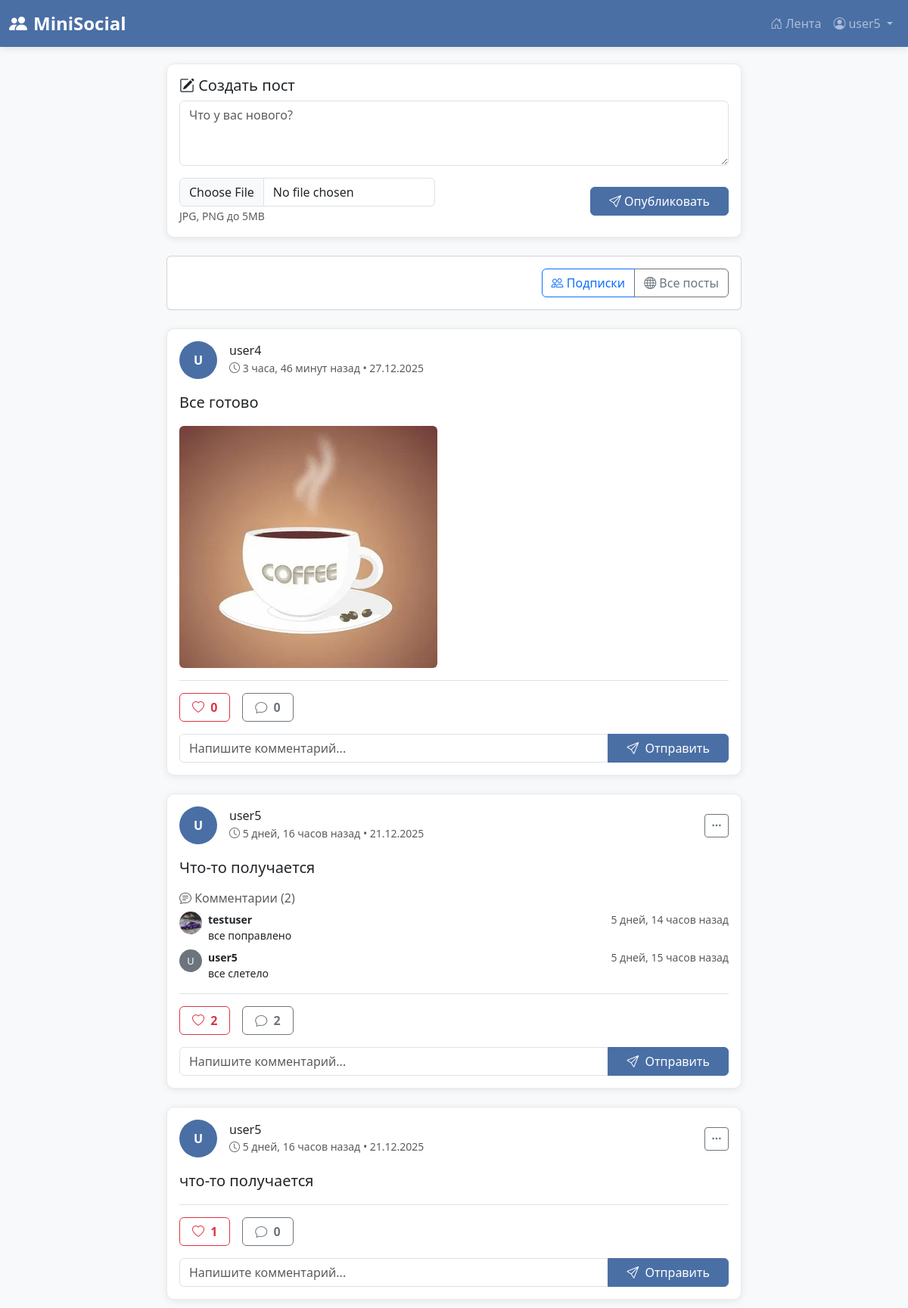
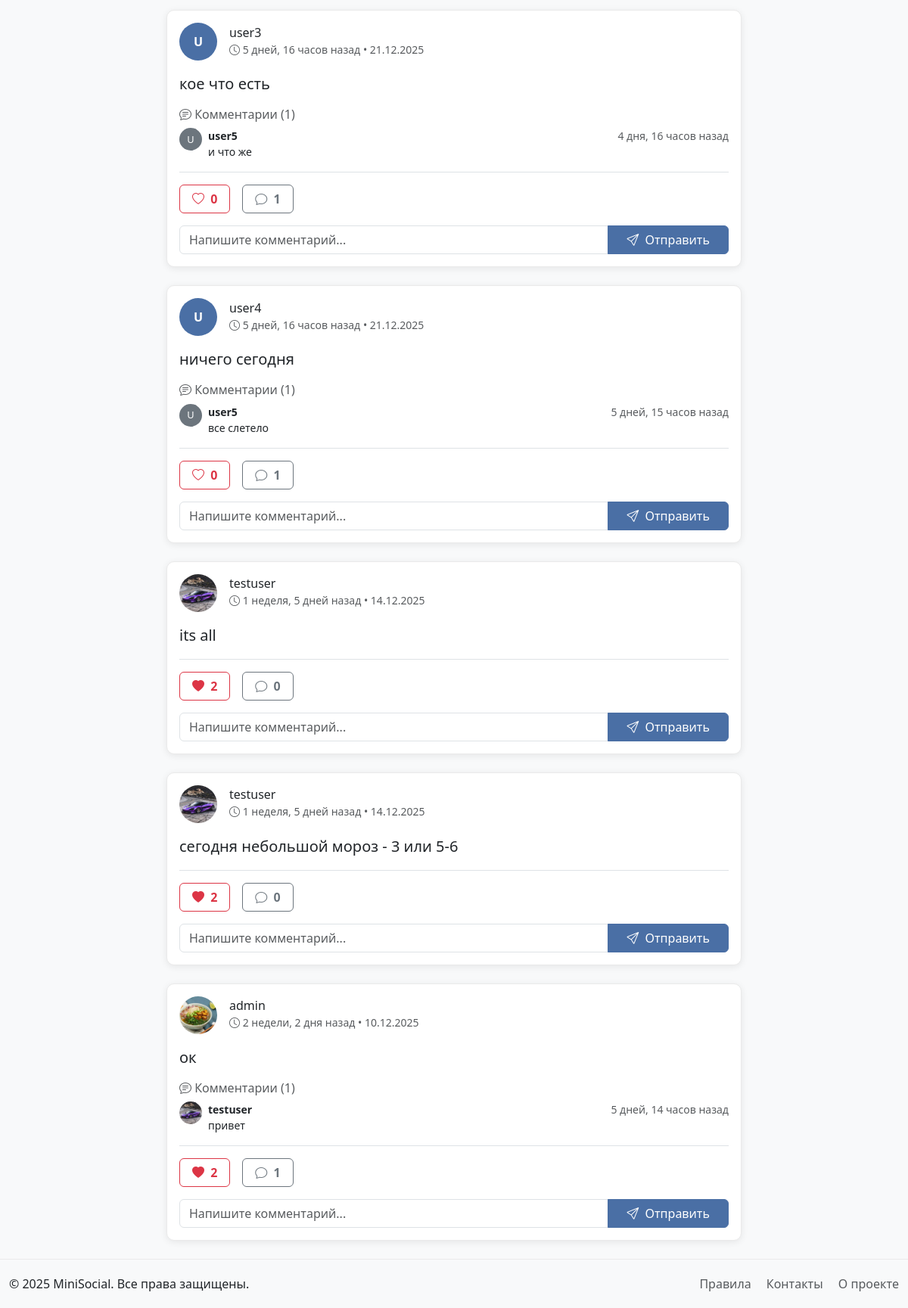
/ (signed in), run on the app's committed database (2 pictures, top to bottom).
### social_network/models.py (models this page shows, shortened)
class Post(models.Model):
    author = models.ForeignKey(User, on_delete=models.CASCADE, related_name='posts')
    content = models.TextField()
    image = models.ImageField(upload_to='posts/', blank=True, null=True)
    created_at = models.DateTimeField(auto_now_add=True)
    updated_at = models.DateTimeField(auto_now=True)
    likes = models.ManyToManyField(User, related_name='liked_posts', blank=True)
    class Meta:
        ordering = ['-created_at']
    def get_image_url(self):
        if self.image and hasattr(self.image, 'url'):
            return self.image.url
        return None

class Comment(models.Model):
    post = models.ForeignKey(Post, on_delete=models.CASCADE, related_name='comments')
    author = models.ForeignKey(User, on_delete=models.CASCADE)
    content = models.TextField(max_length=1000)
    created_at = models.DateTimeField(auto_now_add=True)
    class Meta:
        ordering = ['-created_at']

class Profile(models.Model):
    user = models.OneToOneField(User, on_delete=models.CASCADE)
    bio = models.TextField(max_length=500, blank=True)
    profile_picture = models.ImageField(upload_to='avatars/', blank=True, null=True)
    birth_date = models.DateField(null=True, blank=True)
    location = models.CharField(max_length=100, blank=True)
    website = models.URLField(blank=True)
    def get_profile_picture_url(self):
        if self.profile_picture and hasattr(self.profile_picture, 'url'):
            return self.profile_picture.url
        return None

### social_network/views.py (the view)
# urls.py: path('', views.index, name='home'),
def index(request):
    if request.user.is_authenticated:
        posts = Post.objects.all().order_by('-created_at')[:10]
        return render(request, 'social_network/feed.html', {'posts': posts})
    return render(request, 'social_network/index.html')

### social_network/templates/social_network/feed.html (shortened to what this page needs)
{% extends 'base.html' %}
{% block content %}
<div class="container">
    <div class="row">
        <div class="col-lg-8 mx-auto">
            {% if user.is_authenticated %}
            <div class="card post-card mb-4">
                <div class="card-body">
                    <h5 class="card-title">
                        <i class="bi bi-pencil-square"></i> Создать пост
                    </h5>
                    <form method="post" action="{% url 'create_post' %}" enctype="multipart/form-data">
                        <div class="mb-3">
                            <textarea name="content" class="form-control" rows="3"
                                      placeholder="Что у вас нового?" required></textarea>
                        </div>
                        <div class="d-flex justify-content-between align-items-center">
                            <div>
                                <input type="file" name="image" class="form-control"
                                       accept="image/*" style="width: auto;">
                                <small class="text-muted">JPG, PNG до 5MB</small>
                            </div>
                            <button type="submit" class="btn btn-primary px-4">
                                <i class="bi bi-send"></i> Опубликовать
                            </button>
                        </div>
                    </form>
                </div>
            </div>
            {% endif %}
            <div class="card mb-4">
                <div class="card-body">
                    <div class="d-flex justify-content-between align-items-center">
                        <div class="btn-group" role="group">
                            <a href="?feed=following"
                               class="btn btn-outline-primary {% if feed_type == 'following' %}active{% endif %}">
                                <i class="bi bi-people"></i> Подписки
                            </a>
                            <a href="?feed=all"
                               class="btn btn-outline-secondary {% if feed_type == 'all' %}active{% endif %}">
                                <i class="bi bi-globe"></i> Все посты
                            </a>
                        </div>
                    </div>
                </div>
            </div>
            {% for post in posts %}
            <div class="card post-card mb-4">
                <div class="card-body">
                    <div class="d-flex align-items-center mb-3">
                        <div class="me-3">
                            {% if post.author.profile.get_profile_picture_url %}
                                <img src="{{ post.author.profile.get_profile_picture_url }}"
                                     alt="{{ post.author.username }}"
                                     class="rounded-circle" style="width: 50px; height: 50px; object-fit: cover;">
                            {% else %}
                                <div class="avatar-placeholder rounded-circle d-flex align-items-center justify-content-center"
                                     style="width: 50px; height: 50px; background-color: #4a6fa5; color: white; font-weight: bold;">
                                    {{ post.author.username|first|upper }}
                                </div>
                            {% endif %}
                        </div>
                        <div class="flex-grow-1">
                            <h6 class="mb-0">
                                <a href="{% url 'profile' post.author.username %}"
                                   class="text-decoration-none text-dark">
                                    {{ post.author.username }}
                                </a>
                            </h6>
                            <small class="text-muted" data-bs-toggle="tooltip" data-bs-placement="top"
                                   data-bs-title="Опубликовано: {{ post.created_at|date:'d.m.Y в H:i:s' }}">
                                <i class="bi bi-clock"></i>
                                <span>{{ post.created_at|timesince }} назад</span>
                                • {{ post.created_at|date:"d.m.Y" }}
                            </small>
                        </div>
                        {% if post.author == user %}
                        <div class="dropdown">
                            <button class="btn btn-sm btn-outline-secondary" type="button"
                                    data-bs-toggle="dropdown">
                                <i class="bi bi-three-dots"></i>
                            </button>
                        </div>
                        {% endif %}
                    </div>
                    <p class="card-text fs-5">{{ post.content }}</p>
                    {% if post.get_image_url %}
                    <div class="mt-3">
                        <img src="{{ post.get_image_url }}" alt="Post image"
                             class="img-fluid rounded" style="max-height: 400px; object-fit: cover;">
                    </div>
                    {% endif %}
                    {% if post.comments.exists %}
                        <div class="mt-3">
                            <h6 class="text-muted mb-2">
                                <i class="bi bi-chat-text"></i> Комментарии ({{ post.comments.count }})
                            </h6>
                            {% for comment in post.comments.all|slice:":3" %}
                                <div class="comment mb-2">
                                    <div class="d-flex align-items-start">
                                        <div class="me-2">
                                            {% if comment.author.profile.get_profile_picture_url %}
                                                <img src="{{ comment.author.profile.get_profile_picture_url }}"
                                                     alt="{{ comment.author.username }}"
                                                     class="rounded-circle" style="width: 30px; height: 30px; object-fit: cover;">
                                            {% else %}
                                                <div class="avatar-placeholder rounded-circle d-flex align-items-center justify-content-center"
                                                     style="width: 30px; height: 30px; background-color: #6c757d; color: white; font-size: 0.8rem;">
                                                    {{ comment.author.username|first|upper }}
                                                </div>
                                            {% endif %}
                                        </div>
                                        <div class="flex-grow-1">
                                            <div class="d-flex justify-content-between">
                                                <strong class="small">{{ comment.author.username }}</strong>
                                                <small class="text-muted">{{ comment.created_at|timesince }} назад</small>
                                            </div>
                                            <p class="mb-0 small">{{ comment.content }}</p>
                                        </div>
                                    </div>
                                </div>
                            {% endfor %}
                        </div>
                    {% endif %}
                    <div class="mt-3 pt-3 border-top">
                        <div class="d-flex gap-3 mb-3">
                            <form method="post" action="{% url 'like_post' post.id %}" class="d-inline">
                                <button type="submit" class="btn btn-outline-danger px-3">
                                    <i class="bi bi-heart{% if request.user in post.likes.all %}-fill{% endif %} me-1"></i>
                                    <span class="like-count fw-bold">{{ post.likes.count }}</span>
                                </button>
                            </form>
                            <span class="btn btn-outline-secondary px-3">
                                <i class="bi bi-chat me-1"></i>
                                <span class="fw-bold">{{ post.comments.count }}</span>
                            </span>
                        </div>
                        <form method="post" action="{% url 'add_comment' post.id %}" class="mt-2">
                            <div class="input-group">
                                <input type="text" name="content" class="form-control"
                                       placeholder="Напишите комментарий..." required>
                                <button type="submit" class="btn btn-primary px-4">
                                    <i class="bi bi-send me-1"></i> Отправить
                                </button>
                            </div>
                        </form>
                    </div>
                </div>
            </div>
            {% empty %}
            <div class="text-center py-5">
                <i class="bi bi-newspaper display-1 text-muted"></i>
                <h4 class="mt-3">Пока нет постов</h4>
                <p class="text-muted">Будьте первым, кто поделится новостью!</p>
            </div>
            {% endfor %}
        </div>
    </div>
</div>
{% endblock %}

### templates/base.html (shortened to what this page needs)
<!DOCTYPE html>
<html lang="ru">
<head>
    {% load static %}
    <link href="https://cdn.jsdelivr.net/npm/bootstrap@5.3.0/dist/css/bootstrap.min.css" rel="stylesheet">
    <link rel="stylesheet" href="https://cdn.jsdelivr.net/npm/bootstrap-icons@1.10.0/font/bootstrap-icons.css">
</head>
<body>
    <nav class="navbar navbar-expand-lg navbar-dark navbar-custom fixed-top">
        <div class="container">
            <a class="navbar-brand" href="{% url 'home' %}">
                <i class="bi bi-people-fill me-2"></i>MiniSocial
            </a>
            <div class="collapse navbar-collapse" id="navbarNav">
                <ul class="navbar-nav ms-auto">
                    {% if user.is_authenticated %}
                        <li class="nav-item">
                            <a class="nav-link {% if request.path == '/feed/' %}active{% endif %}"
                               href="{% url 'feed' %}">
                                <i class="bi bi-house-door me-1"></i>Лента
                            </a>
                        </li>
                        <li class="nav-item dropdown">
                            <a class="nav-link dropdown-toggle" href="#" role="button"
                               data-bs-toggle="dropdown" aria-expanded="false">
                                <i class="bi bi-person-circle me-1"></i>{{ user.username }}
                            </a>
                        </li>
                    {% endif %}
                </ul>
            </div>
        </div>
    </nav>
    <main class="container mt-4">
        {% block content %}{% endblock %}
    </main>
    <footer class="mt-auto">
        <div class="container">
            <div class="row">
                <div class="col-md-6">
                    <p class="mb-0">&copy; 2025 MiniSocial. Все права защищены.</p>
                </div>
                <div class="col-md-6 text-md-end">
                    <p class="mb-0">
                        <a href="#" class="text-muted text-decoration-none me-3">Правила</a>
                        <a href="#" class="text-muted text-decoration-none me-3">Контакты</a>
                        <a href="#" class="text-muted text-decoration-none">О проекте</a>
                    </p>
                </div>
            </div>
        </div>
    </footer>
</body>
</html>

### templates/base.html (style rules this page uses)
body { background-color: #f8f9fa; padding-top: 60px; min-height: 100vh; }
.navbar-custom { background-color: #4a6fa5 !important; box-shadow: 0 2px 10px rgba(0,0,0,0.1); }
.navbar-brand { font-size: 1.5rem; font-weight: bold; }
.container { max-width: 1200px; }
.post-card { border-radius: 10px; box-shadow: 0 2px 10px rgba(0,0,0,0.08); margin-bottom: 20px; transition: transform 0.2s; border: 1px solid #eaeaea; }
.btn-primary { background-color: #4a6fa5; border-color: #4a6fa5; }
footer { margin-top: 50px; padding: 20px 0; background-color: #f8f9fa; border-top: 1px solid #eaeaea; }

### data on the page
Post: author.username|first "U", author.username "user4", created_at "3 часа, 46 минут", created_at "27.12.2025", content "Все готово", get_image_url (picture), likes.count "0", comments.count "0"
Post: author.username|first "U", author.username "user5", created_at "5 дней, 16 часов", created_at "21.12.2025", content "Что-то получается", comments.count "2", likes.count "2"
Comment: author.profile.get_profile_picture_url (picture), author.username "testuser", created_at "5 дней, 14 часов", content "все поправлено"
Comment: author.username|first "U", author.username "user5", created_at "5 дней, 15 часов", content "все слетело"
Post: author.username|first "U", author.username "user5", created_at "5 дней, 16 часов", created_at "21.12.2025", content "что-то получается", likes.count "1", comments.count "0"
Post: author.username|first "U", author.username "user3", created_at "5 дней, 16 часов", created_at "21.12.2025", content "кое что есть", comments.count "1", likes.count "0"
Comment: author.username|first "U", author.username "user5", created_at "4 дня, 16 часов", content "и что же"
Post: author.username|first "U", author.username "user4", created_at "5 дней, 16 часов", created_at "21.12.2025", content "ничего сегодня", comments.count "1", likes.count "0"
Comment: author.username|first "U", author.username "user5", created_at "5 дней, 15 часов", content "все слетело"
Post: author.profile.get_profile_picture_url (picture), author.username "testuser", created_at "1 неделя, 5 дней", created_at "14.12.2025", content "its all", likes.count "2", comments.count "0"
Post: author.profile.get_profile_picture_url (picture), author.username "testuser", created_at "1 неделя, 5 дней", created_at "14.12.2025", content "сегодня небольшой мороз - 3 или 5-6", likes.count "2", comments.count "0"
Post: author.profile.get_profile_picture_url (placeholder picture), author.username "admin", created_at "2 недели, 2 дня", created_at "10.12.2025", content "ок", comments.count "1", likes.count "2"
Comment: author.profile.get_profile_picture_url (picture), author.username "testuser", created_at "5 дней, 14 часов", content "привет"

### other printed values
{{ user.username }} "user5"
